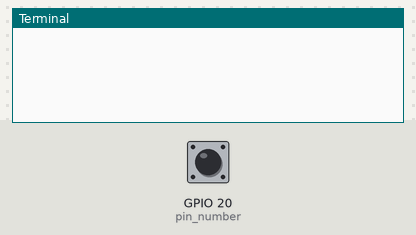
This program was run on a simulated Raspberry Pi (BCM pin numbers). On the bench: the last lines printed to the terminal. The inputs (shaded band) are chosen by the test bench; at power-on: GPIO 20 (pin_number) HIGH.

Above: at 1.2 s.
1.3 s: GPIO 20 (pin_number) pulled LOW for 0.15 s
At 1.43 s:
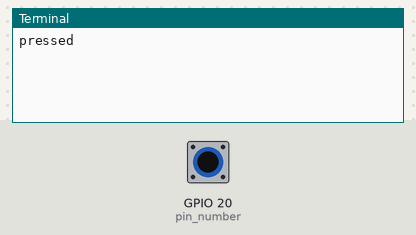
At 2.1 s:
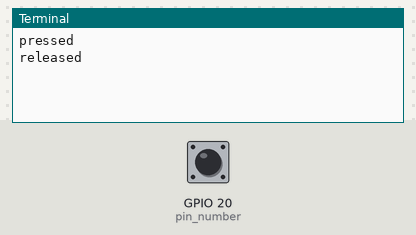

Measured:
- after the input at 1.3 s, the terminal: prints a new line at once (image 1)

The program:

push_button.py
```python
#!/usr/bin/python
# see https://www.youtube.com/watch?v=T67VfwiJPMg

import RPi.GPIO as GPIO
import time

# Set the GPIO mode to BCM (Broadcom chip-specific pin numbers)
GPIO.setmode(GPIO.BCM)

# Define the GPIO pin number you want to activate (e.g., GPIO 20)
pin_number = 20


def button_callback(channel):
    if GPIO.input(pin_number) == GPIO.HIGH:
        print("released")
    else:
        print("pressed")

GPIO.cleanup()
# Set up the GPIO pin as an intput
GPIO.setup(pin_number, GPIO.IN, pull_up_down=GPIO.PUD_UP)
GPIO.add_event_detect(pin_number, GPIO.BOTH, callback=button_callback, bouncetime=100)

try:
    while True:
        time.sleep(0.05)
except:
    pass

GPIO.cleanup()
```
